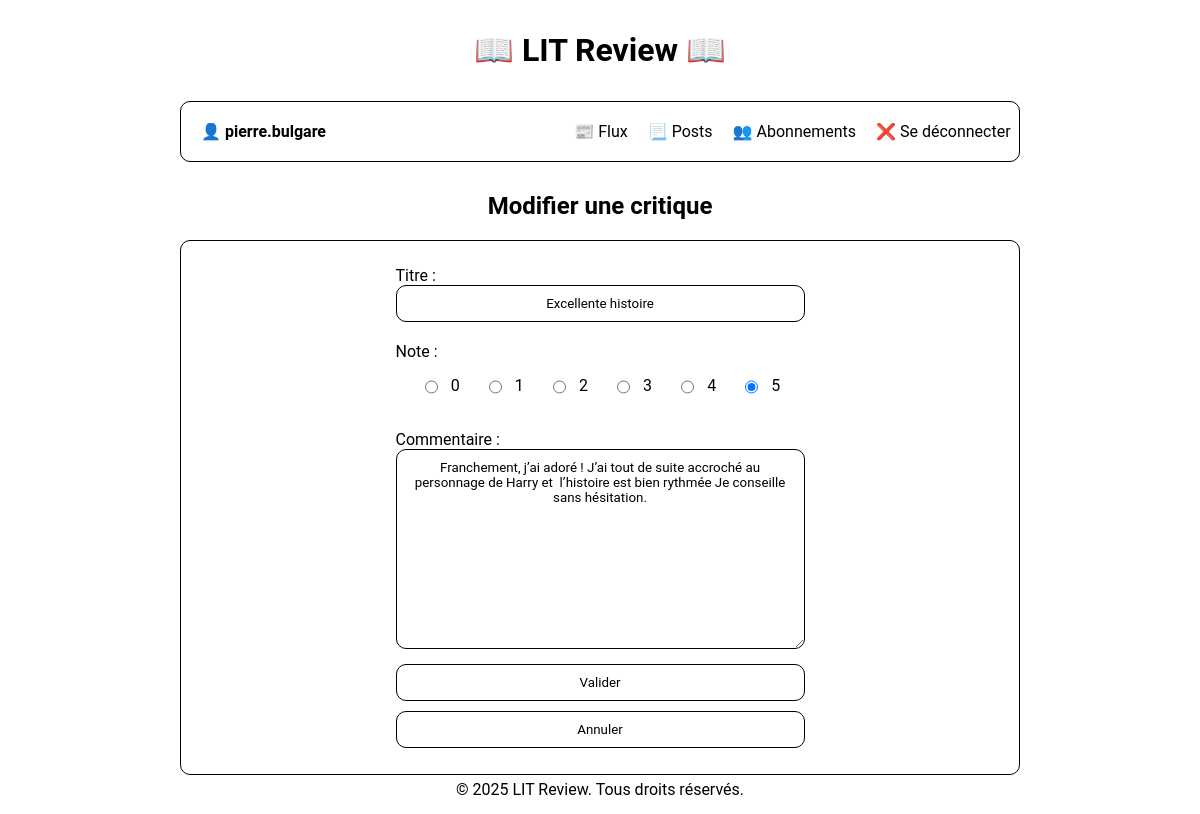
The page /edit-review/8/review/ (signed in) on the database its author committed.
### website/models.py (models this page shows, shortened)
class Review(models.Model):
    ticket = models.ForeignKey(to=Ticket, on_delete=models.CASCADE)
    rating = models.PositiveSmallIntegerField(
        validators=[MinValueValidator(0), MaxValueValidator(5)]
        )
    user = models.ForeignKey(
        to=settings.AUTH_USER_MODEL,
        on_delete=models.CASCADE,
        related_name='reviews'
        )
    headline = models.CharField(max_length=128)
    comment = models.TextField(max_length=8192, blank=True)
    time_created = models.DateTimeField(auto_now_add=True)

### website/views.py (the view)
@login_required
@clear_messages
def edit_post(request, post_id, post_type):
    post_model = Ticket if post_type == "ticket" else Review
    post_query = post_model.objects.filter(id=post_id, user=request.user)
    error_message = (
        f"{post_type.capitalize()} introuvable ou accès non autorisé."
    )
    success_message = f"{post_type.capitalize()} modifié avec succès !"
    if not post_query.exists():
        messages.error(request, error_message)
        return redirect("posts")
    post = post_query.first()
    if request.method == "POST":
        form = (
            forms.TicketForm(request.POST, request.FILES, instance=post)
            if post_type == "ticket"
            else forms.ReviewForm(request.POST, instance=post)
        )
        if form.is_valid():
            form.save()
            messages.success(request, success_message)
            return redirect("posts")
    else:
        form = (
            forms.TicketForm(instance=post) if post_type == "ticket"
            else forms.ReviewForm(instance=post)
        )
    template_name = (
        "website/edit-ticket.html" if post_type == "ticket"
        else "website/edit-review.html"
    )
    return render(
        request,
        template_name,
        context={
            "form": form,
            "post": post
        }
    )

### website/forms.py
class ReviewForm(forms.ModelForm):
    class Meta:
        model = Review
        fields = ["headline", "rating", "comment"]
    headline = forms.CharField(
        max_length=100,
        label="Titre",
        widget=forms.TextInput()
    )
    rating = forms.ChoiceField(
        choices=[(i, str(i)) for i in range(6)],
        label="Note",
        widget=CustomRadioSelect(
            attrs={
                "class": "rating-block"
            }
        )
    )
    comment = forms.CharField(
        label="Commentaire",
        widget=forms.Textarea()
    )

### website/forms.py (called while the page is built)
    def get_context(self, name, value, attrs):
        context = super().get_context(name, value, attrs)
        class_name = "rating"
        context['widget']['attrs']['class'] = class_name
        return context

### website/functions.py (called while the page is built)
def delete_messages(request: HttpRequest):
    storage = messages.get_messages(request)
    for _ in storage:
        pass

def clear_messages(view_func):
    @wraps(view_func)
    def wrapper(request, *args, **kwargs):
        delete_messages(request)
        return view_func(request, *args, **kwargs)
    return wrapper

### website/templates/website/edit-review.html (shortened to what this page needs)
{% extends "base.html" %}
{% block page_name %}Modifier une critique{% endblock page_name %}
{% block main_content %}<div>
    <form method="post" enctype="multipart/form-data">
        {{ form.as_p }}
        <button type="submit" class="button">Valider</button>
        <button class="button"><a href="{% url 'posts' %}">Annuler</a></button>
    </form>
{% endblock main_content%}

### templates/base.html (shortened to what this page needs)
{% load static %}
<html lang="fr">
    <head>
        <link rel="stylesheet" href="{% static 'styles.css' %}">
    </head>
    <body>
        {% block header %}
        <header>
            <h1>📖 LIT Review 📖</h1>
            <div class="header_content">
                {% if user.is_authenticated %}
                <span class="bold-element">👤 {{ user.username }}</span>
                {% endif %}
                <nav aria-label="Menu principal">
                    <ul>
                        {% if user.is_authenticated %}
                            <li><a href="{% url 'flux' %}" title="Afficher votre flux">📰 Flux</a></li>
                            <li><a href="{% url 'posts' %}" title="Afficher vos posts">📃 Posts</a></li>
                            <li><a href="{% url 'follows' %}" title="Afficher vos abonnements">👥 Abonnements</a></li>
                            <li><a href="{% url 'logout' %}" title="Déconnexion">❌ Se déconnecter</a></li>
                        {% else %}
                            <li><a href="{% url 'login' %}" title="Connexion">🔑 Se connecter</a></li>
                        {% endif %}
                    </ul>
                </nav>
            </div>
            <h2>{% block page_name %}{% endblock page_name %}</h2>
        </header>
        {% endblock header %}
        {% block main %}
        <main>
            {% block main_content %}{% endblock main_content %}
        </main>
        {% endblock main %}
        {% block footer %}
        <footer><p>&copy; 2025 LIT Review. Tous droits réservés.</p></footer>
        {% endblock footer %}
    </body>
</html>

### static/styles.css (style rules this page uses)
:root { --main-border: 1px solid black; --border-radius: 10px; --padding: 10px; }
* { font-family: 'Roboto', sans-serif; color: black; }
body { list-style: none; width: 70%; margin: 10px auto; }
a { text-decoration: none; }
p { margin: 0; padding: 5px 0; }
h1 { text-align: center; }
h2 { text-align: center; }
header { display: flex; flex-direction: column; gap: 10px; }
footer { text-align: center; }
.header_content { display: flex; justify-content: space-between; align-items: center; padding: 20px; border: var(--main-border); border-radius: var(--border-radius); position: relative; }
main { display: flex; justify-content: space-evenly; border: var(--main-border); padding: var(--padding); border-radius: var(--border-radius); }
main > div { display: flex; flex-direction: column; justify-content: center; align-items: center; width: 100%; }
form { display: flex; flex-direction: column; gap: 10px; width: 50%; }
.button { border: var(--main-border); border-radius: var(--border-radius); padding: 10px 20px; cursor: pointer; background-color: white; }
input, textarea { border: var(--main-border); border-radius: var(--border-radius); padding: 10px; text-align: center; width: 100%; }
textarea { height: 200px; }
nav { display: flex; align-items: center; position: absolute; right: 1%; }
ul { display: flex; flex-direction: row; gap: 20px; list-style: none; }
li { cursor: pointer; }
.bold-element { font-weight: bold; }
.rating { display: flex; justify-content: space-evenly; }
.rating label { display: flex; gap: 10px; }

### rows shown on the page
Review: headline "Excellente histoire", rating "☐ 0 ☐ 1 ☐ 2 ☐ 3 ☐ 4 ☑ 5", comment "Franchement, j’ai adoré ! J’ai tout de suite accroché au personnage de Harry et l’histoire est bien rythmée Je conseille sans hésitation."

### other values the page prints
{{ user.username }} "pierre.bulgare"
